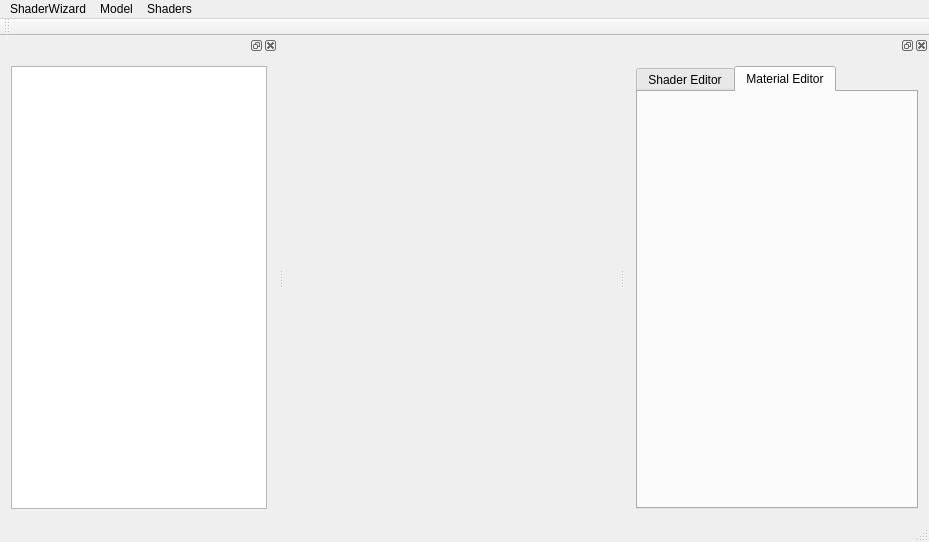
<?xml version="1.0" encoding="UTF-8"?>
<ui version="4.0">
 <class>MainWindow</class>
 <widget class="QMainWindow" name="MainWindow">
  <property name="geometry">
   <rect>
    <x>0</x>
    <y>0</y>
    <width>929</width>
    <height>542</height>
   </rect>
  </property>
  <property name="sizePolicy">
   <sizepolicy hsizetype="Preferred" vsizetype="Preferred">
    <horstretch>1</horstretch>
    <verstretch>1</verstretch>
   </sizepolicy>
  </property>
  <property name="sizeIncrement">
   <size>
    <width>1</width>
    <height>1</height>
   </size>
  </property>
  <property name="windowTitle">
   <string>ShaderWizard</string>
  </property>
  <property name="dockOptions">
   <set>QMainWindow::AllowNestedDocks|QMainWindow::AllowTabbedDocks|QMainWindow::AnimatedDocks|QMainWindow::VerticalTabs</set>
  </property>
  <widget class="QWidget" name="centralWidget">
   <property name="sizePolicy">
    <sizepolicy hsizetype="Preferred" vsizetype="Preferred">
     <horstretch>0</horstretch>
     <verstretch>0</verstretch>
    </sizepolicy>
   </property>
   <property name="sizeIncrement">
    <size>
     <width>1</width>
     <height>1</height>
    </size>
   </property>
   <layout class="QHBoxLayout" name="horizontalLayout_3">
    <item>
     <widget class="QWidget" name="displayWidget" native="true">
      <property name="sizePolicy">
       <sizepolicy hsizetype="Preferred" vsizetype="Preferred">
        <horstretch>2</horstretch>
        <verstretch>0</verstretch>
       </sizepolicy>
      </property>
      <property name="sizeIncrement">
       <size>
        <width>1</width>
        <height>1</height>
       </size>
      </property>
     </widget>
    </item>
   </layout>
  </widget>
  <widget class="QMenuBar" name="menuBar">
   <property name="geometry">
    <rect>
     <x>0</x>
     <y>0</y>
     <width>929</width>
     <height>25</height>
    </rect>
   </property>
   <widget class="QMenu" name="menuShaderWizard">
    <property name="title">
     <string>ShaderWizard</string>
    </property>
   </widget>
   <widget class="QMenu" name="menuModel">
    <property name="title">
     <string>Model</string>
    </property>
    <addaction name="actionLoad_From_File"/>
    <addaction name="separator"/>
    <addaction name="actionCube"/>
    <addaction name="actionSphere"/>
    <addaction name="actionTeapot"/>
    <addaction name="actionSquare"/>
    <addaction name="actionHeightMap"/>
   </widget>
   <widget class="QMenu" name="menuShaders">
    <property name="title">
     <string>Shaders</string>
    </property>
    <addaction name="actionExport_Collada_Effect"/>
    <addaction name="separator"/>
    <addaction name="actionFlat_Shader"/>
    <addaction name="actionToon_Shader"/>
    <addaction name="actionPer_Pixel_Lighting_Shader"/>
    <addaction name="actionMinimal_Texture_Shader"/>
    <addaction name="actionPer_Pixel_Lit_Texture_Shader"/>
    <addaction name="actionMultiTexture_Shader"/>
    <addaction name="separator"/>
    <addaction name="actionLoad_Collada_Effect"/>
   </widget>
   <addaction name="menuShaderWizard"/>
   <addaction name="menuModel"/>
   <addaction name="menuShaders"/>
  </widget>
  <widget class="QToolBar" name="mainToolBar">
   <attribute name="toolBarArea">
    <enum>TopToolBarArea</enum>
   </attribute>
   <attribute name="toolBarBreak">
    <bool>false</bool>
   </attribute>
  </widget>
  <widget class="QStatusBar" name="statusBar"/>
  <widget class="QDockWidget" name="dockWidget">
   <property name="toolTip">
    <string/>
   </property>
   <property name="whatsThis">
    <string>Model Information Dock</string>
   </property>
   <property name="floating">
    <bool>false</bool>
   </property>
   <attribute name="dockWidgetArea">
    <number>1</number>
   </attribute>
   <widget class="QWidget" name="dockWidgetContents">
    <layout class="QHBoxLayout" name="horizontalLayout">
     <item>
      <widget class="QTreeView" name="sceneTreeView">
       <property name="sizePolicy">
        <sizepolicy hsizetype="Preferred" vsizetype="Preferred">
         <horstretch>0</horstretch>
         <verstretch>0</verstretch>
        </sizepolicy>
       </property>
       <property name="sizeIncrement">
        <size>
         <width>1</width>
         <height>1</height>
        </size>
       </property>
       <property name="toolTip">
        <string>Loaded Model Information</string>
       </property>
      </widget>
     </item>
    </layout>
   </widget>
  </widget>
  <widget class="QDockWidget" name="dockWidget_2">
   <attribute name="dockWidgetArea">
    <number>2</number>
   </attribute>
   <widget class="QWidget" name="dockWidgetContents_2">
    <layout class="QVBoxLayout" name="verticalLayout_5">
     <item>
      <widget class="QTabWidget" name="editorTabWidget">
       <property name="currentIndex">
        <number>1</number>
       </property>
       <widget class="QWidget" name="shaderEditorTab">
        <attribute name="title">
         <string>Shader Editor</string>
        </attribute>
        <layout class="QVBoxLayout" name="verticalLayout_4">
         <item>
          <layout class="QVBoxLayout" name="verticalLayout_3">
           <item>
            <layout class="QVBoxLayout" name="verticalLayout">
             <item>
              <widget class="QTextEdit" name="textEditVertexShader"/>
             </item>
             <item>
              <widget class="QPushButton" name="pushButtonApplyVertexShader">
               <property name="text">
                <string>Apply Vertex Shader</string>
               </property>
              </widget>
             </item>
            </layout>
           </item>
           <item>
            <layout class="QVBoxLayout" name="verticalLayout_2">
             <item>
              <widget class="QTextEdit" name="textEditFragmentShader"/>
             </item>
             <item>
              <widget class="QPushButton" name="pushButtonApplyFragmentShader">
               <property name="text">
                <string>Apply Fragment Shader</string>
               </property>
              </widget>
             </item>
            </layout>
           </item>
          </layout>
         </item>
        </layout>
       </widget>
       <widget class="QWidget" name="tab">
        <attribute name="title">
         <string>Material Editor</string>
        </attribute>
        <layout class="QVBoxLayout" name="verticalLayout_10">
         <item>
          <widget class="MaterialInspector" name="materialInspectorWidget" native="true"/>
         </item>
        </layout>
       </widget>
      </widget>
     </item>
    </layout>
   </widget>
  </widget>
  <action name="actionCube">
   <property name="text">
    <string>Cube</string>
   </property>
   <property name="toolTip">
    <string>Set a Cube as the Model</string>
   </property>
  </action>
  <action name="actionSphere">
   <property name="text">
    <string>Sphere</string>
   </property>
  </action>
  <action name="actionTeapot">
   <property name="text">
    <string>Teapot</string>
   </property>
  </action>
  <action name="actionSquare">
   <property name="text">
    <string>Square</string>
   </property>
  </action>
  <action name="actionHeightMap">
   <property name="text">
    <string>HeightMap</string>
   </property>
  </action>
  <action name="actionFlat_Color_Effect">
   <property name="text">
    <string>Flat Color Effect</string>
   </property>
  </action>
  <action name="actionFlat_Shader">
   <property name="text">
    <string>Flat Shader</string>
   </property>
  </action>
  <action name="actionToon_Shader">
   <property name="text">
    <string>Toon Shader</string>
   </property>
  </action>
  <action name="actionPer_Pixel_Lighting_Shader">
   <property name="text">
    <string>Per-Pixel Lighting Shader</string>
   </property>
  </action>
  <action name="actionLoad_From_File">
   <property name="text">
    <string>Load From File</string>
   </property>
  </action>
  <action name="actionMinimal_Texture_Shader">
   <property name="text">
    <string>Minimal Texture Shader</string>
   </property>
  </action>
  <action name="actionPer_Pixel_Lit_Texture_Shader">
   <property name="text">
    <string>Per-Pixel Lit Texture Shader</string>
   </property>
  </action>
  <action name="actionMultiTexture_Shader">
   <property name="text">
    <string>MultiTexture Shader</string>
   </property>
  </action>
  <action name="actionLoad_Collada_Effect">
   <property name="text">
    <string>Load Collada Effect</string>
   </property>
  </action>
  <action name="actionExport_Collada_Effect">
   <property name="text">
    <string>Export Collada Effect</string>
   </property>
  </action>
 </widget>
 <layoutdefault spacing="6" margin="11"/>
 <customwidgets>
  <customwidget>
   <class>MaterialInspector</class>
   <extends>QWidget</extends>
   <header>materialinspector.h</header>
   <container>1</container>
  </customwidget>
 </customwidgets>
 <resources/>
 <connections/>
</ui>
